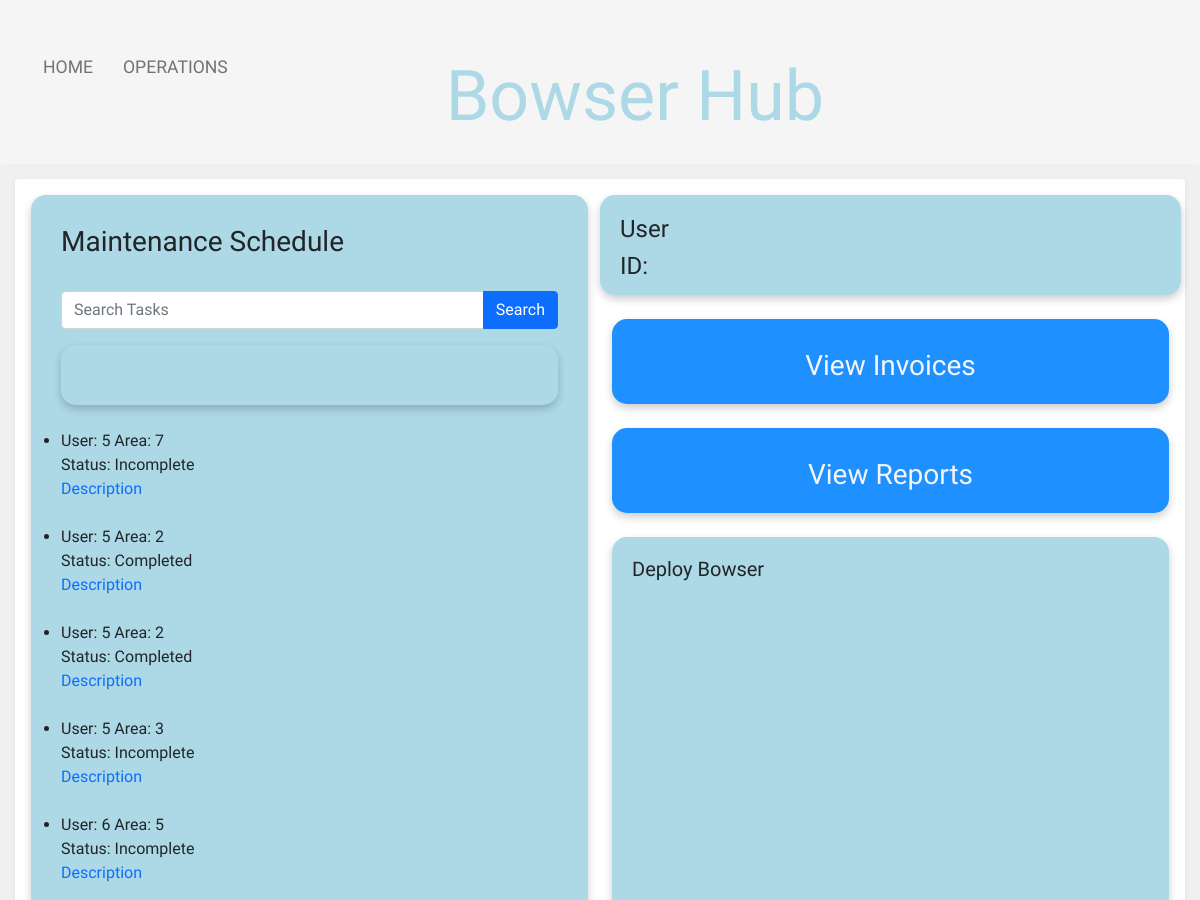
Before: /operations/operations.php (upper part) with the older database file.
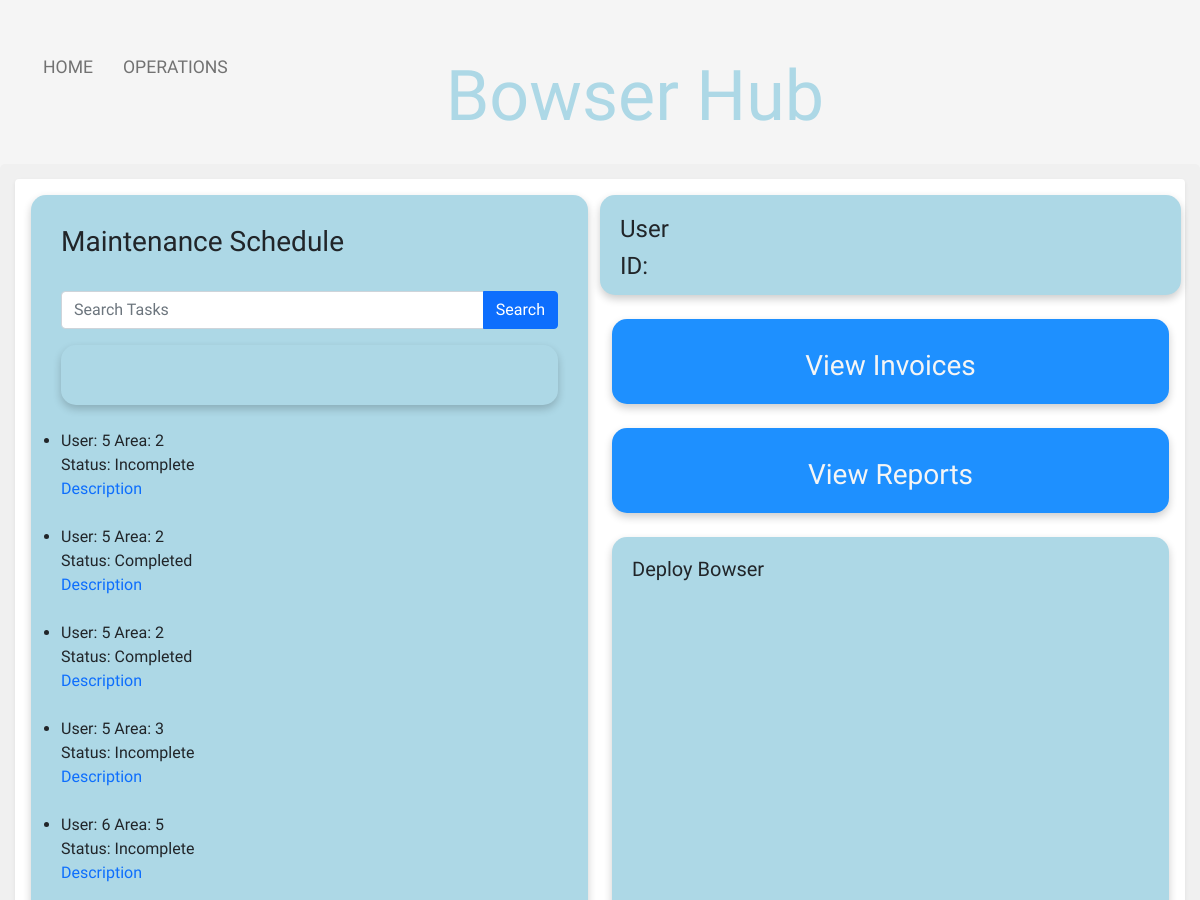
After: the same page with the newer database file.
### tables this page shows
CREATE TABLE `tbl_maintenance_schedule` (
  `Maintenance_ID` int(11) NOT NULL,
  `Bowser_ID` int(11) NOT NULL,
  `User_ID` int(11) NOT NULL,
  `Description` varchar(100) NOT NULL,
  `Status` varchar(100) NOT NULL,
  `Date` timestamp NOT NULL DEFAULT current_timestamp() ON UPDATE current_timestamp(),
  `Assigned_To` int(11) NOT NULL,
  `Area_ID` int(11) NOT NULL,
  `Priority` int(11) NOT NULL,
  `Task_Type` varchar(100) NOT NULL
);

### operations/operations.php (the view, shortened to what this page needs)
<!doctype html>
<html lang="en">
<head>
    <link href="https://cdn.jsdelivr.net/npm/bootstrap@5.1.1/dist/css/bootstrap.min.css" rel="stylesheet">
    <link rel="stylesheet" href="../global/global.css" type="text/css">
    <link rel="stylesheet" href="operations.css" type="text/css">
    <link rel="stylesheet" href="https://cdnjs.cloudflare.com/ajax/libs/jqueryui/1.12.1/jquery-ui.css" />
</head>
<body>
<div>
    <div class="nav-wrapper">
        <div class="left-side">
            <div class="nav-link-wrapper active-nav-link">
                <a class="text-focus-in" id="homeLink" href="../home/index.php">Home</a>
            </div>
            <div class="nav-link-wrapper active-nav-link">
                <a class="text-focus-in" href="operations.php">Operations</a>
            </div>
        </div>
        <div class="middle">
            <h2 class="text-focus-in" id="navTitle">Bowser Hub</h2>
        </div>
        <div class="right-side">
        </div>
    </div>
    <div class="upperPage">
        <div class="shadow-sm p-3 mb-5 bg-body rounded">
            <div class="row">
                <div class="col">
                    <ul class="operations-list">
                        <h3 class="text-focus-in"> Maintenance Schedule</h3>
                        <br />
                        <form action="" method="POST">
                            <div class="input-group mb-3">
                                <input type="text" name="term" id="term" class="form-control" placeholder="Search Tasks">
                                <button type="submit" name="submit" class="btn btn-primary">Search</button>
                            </div>
                        </form>
                        <div id="searchedTask">
                        </div>
                        <br />
                        <?php
                        $connection = OpenConnection();
                        $sql="SELECT * FROM tbl_maintenance_schedule ORDER BY Date DESC LIMIT 10 ";
                        $result = mysqli_query($connection, $sql);
                        while($row = mysqli_fetch_assoc($result)) {
                            echo "<li id='listItem'" .$row['Date'] ."<br />";
                            echo "User: ".$row['Assigned_To']."&nbsp"."Area: ".$row['Area_ID']."<br />";
                            echo "Status: ". $row['Status'];
                            echo "<br /><a href='#' data-toggle='popover' title='".$row['Description']."' data-content='test'>Description</a> ";
                            echo "<br /><br /></li>";
                        }
                        ?>
                        <br /><br />
                    </ul>
                    <br />
                    <br />
                </div>
                <div class="col">
                    <div class="row">
                        <div id="text_area">
                            <?php
                            $connection = OpenConnection();
                            $email = $_SESSION['email'];
                            $sql1="SELECT * FROM `tbl_user_account` WHERE email='$email'";
                            $username = current(explode('@', $email));
                            $result = mysqli_query($connection, $sql1);
                            $rows = mysqli_fetch_array($result);
                            $userID = $rows["User_ID"];
                            echo "<h4>User&nbsp;".$username."</h4>";
                            echo "<h4>ID:&nbsp;".$userID."</h4>";
                            ?>
                        </div>
                    </div>
                    <br />
                    <div class="vibrate-2">
                        <div class="d-grid gap-2" id="viewInvoice" >
                            <a class="text-focus-in" href="#viewInvoiceModal" data-bs-toggle="modal" class="remove_outline" ><h3 id="reportTxt">View Invoices</h3></a>
                        </div>
                    </div>
                    <br />
                    <div class="vibrate-2">
                    <div class="d-grid gap-2" id="viewReports" >
                        <a class="text-focus-in" href="#viewReportModal" data-bs-toggle="modal" class="remove_outline"><h3 id="reportTxt">View Reports</h3></a>
                    </div>
                    </div>
                    <br />
                    <div class="d-grid gap-2" id="viewMap">
                    <form id="formInsertEvent" method="post" enctype="multipart/form-data" >
                        <h5>Deploy Bowser</h5><br />
                        <div id="map" name="maps" onClick="markerLocation()"> </div>
                        <br />
                    </form>
                    </div>
                        <br /><br />
                    <br />
                    <br />
                    <br />
                    <br />
                </div>
            </div>
        </div>
    </div>
</div>
    <br /><br />
<br />  <br />
</body>
</html>

Changed rows visible on the page:
no longer on this page (row edited): tbl_maintenance_schedule: Assigned_To "5", Area_ID "7", Status "Incomplete"
now on this page (row unchanged): tbl_maintenance_schedule: Assigned_To "5", Area_ID "2", Status "Incomplete"
